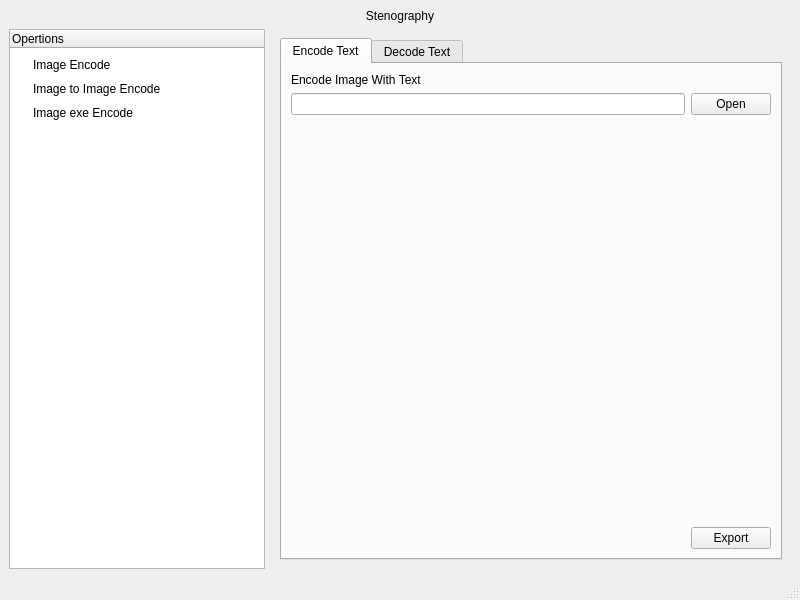
<?xml version="1.0" encoding="UTF-8"?>
<ui version="4.0">
 <class>MainWindow</class>
 <widget class="QMainWindow" name="MainWindow">
  <property name="geometry">
   <rect>
    <x>0</x>
    <y>0</y>
    <width>800</width>
    <height>600</height>
   </rect>
  </property>
  <property name="windowTitle">
   <string>MainWindow</string>
  </property>
  <widget class="QWidget" name="centralwidget">
   <layout class="QGridLayout" name="gridLayout">
    <item row="0" column="0">
     <layout class="QVBoxLayout" name="verticalLayout">
      <item>
       <layout class="QVBoxLayout" name="verticalLayout_2" stretch="0,0">
        <item>
         <widget class="QLabel" name="hedding">
          <property name="layoutDirection">
           <enum>Qt::LeftToRight</enum>
          </property>
          <property name="styleSheet">
           <string notr="true">font: 700 18pt &quot;Ubuntu&quot;;</string>
          </property>
          <property name="text">
           <string>Stenography</string>
          </property>
          <property name="alignment">
           <set>Qt::AlignCenter</set>
          </property>
         </widget>
        </item>
        <item>
         <layout class="QHBoxLayout" name="horizontalLayout" stretch="0,3">
          <item>
           <widget class="QTreeWidget" name="Options">
            <property name="styleSheet">
             <string notr="true">QTreeWidget::item{
	font: 700 15pt &quot;Ubuntu Mono&quot;;
	border-radius:2px;
	padding-top:10px;
	
}
</string>
            </property>
            <column>
             <property name="text">
              <string>Opertions</string>
             </property>
            </column>
            <item>
             <property name="text">
              <string>Image Encode</string>
             </property>
            </item>
            <item>
             <property name="text">
              <string>Image to Image Encode</string>
             </property>
            </item>
            <item>
             <property name="text">
              <string>Image exe Encode</string>
             </property>
            </item>
           </widget>
          </item>
          <item>
           <widget class="QStackedWidget" name="stackedWidget">
            <property name="currentIndex">
             <number>1</number>
            </property>
            <widget class="QWidget" name="page_2">
             <layout class="QGridLayout" name="gridLayout_10">
              <item row="0" column="0">
               <widget class="QTabWidget" name="tabWidget_3">
                <property name="currentIndex">
                 <number>1</number>
                </property>
                <widget class="QWidget" name="widget">
                 <attribute name="title">
                  <string>Image exe Encode</string>
                 </attribute>
                 <layout class="QGridLayout" name="gridLayout_9">
                  <item row="0" column="0">
                   <layout class="QVBoxLayout" name="verticalLayout_12">
                    <item>
                     <layout class="QHBoxLayout" name="horizontalLayout_12">
                      <item>
                       <widget class="QPushButton" name="uploadexe_btn">
                        <property name="text">
                         <string>Upload exe</string>
                        </property>
                       </widget>
                      </item>
                      <item>
                       <widget class="QLineEdit" name="uploadexe_line"/>
                      </item>
                     </layout>
                    </item>
                    <item>
                     <layout class="QHBoxLayout" name="horizontalLayout_11">
                      <item>
                       <widget class="QPushButton" name="uploadimg_btn">
                        <property name="text">
                         <string>Upload Image</string>
                        </property>
                       </widget>
                      </item>
                      <item>
                       <widget class="QLineEdit" name="uploadimage_line"/>
                      </item>
                     </layout>
                    </item>
                    <item>
                     <layout class="QHBoxLayout" name="horizontalLayout_15">
                      <item>
                       <widget class="QPushButton" name="processimgexe">
                        <property name="text">
                         <string>Process</string>
                        </property>
                       </widget>
                      </item>
                      <item>
                       <spacer name="horizontalSpacer_7">
                        <property name="orientation">
                         <enum>Qt::Horizontal</enum>
                        </property>
                        <property name="sizeHint" stdset="0">
                         <size>
                          <width>40</width>
                          <height>20</height>
                         </size>
                        </property>
                       </spacer>
                      </item>
                     </layout>
                    </item>
                   </layout>
                  </item>
                  <item row="1" column="0">
                   <spacer name="verticalSpacer">
                    <property name="orientation">
                     <enum>Qt::Vertical</enum>
                    </property>
                    <property name="sizeHint" stdset="0">
                     <size>
                      <width>20</width>
                      <height>40</height>
                     </size>
                    </property>
                   </spacer>
                  </item>
                 </layout>
                </widget>
                <widget class="QWidget" name="tab_2">
                 <attribute name="title">
                  <string>Image exe Decode</string>
                 </attribute>
                 <layout class="QGridLayout" name="gridLayout_8">
                  <item row="0" column="0">
                   <layout class="QVBoxLayout" name="verticalLayout_6">
                    <item>
                     <layout class="QHBoxLayout" name="horizontalLayout_13">
                      <item>
                       <widget class="QPushButton" name="decodeexe_btn">
                        <property name="text">
                         <string>Decode</string>
                        </property>
                       </widget>
                      </item>
                      <item>
                       <widget class="QLineEdit" name="decodeexex_line"/>
                      </item>
                     </layout>
                    </item>
                    <item>
                     <layout class="QHBoxLayout" name="horizontalLayout_14">
                      <item>
                       <widget class="QPushButton" name="processdecodeexe">
                        <property name="text">
                         <string>Process</string>
                        </property>
                       </widget>
                      </item>
                      <item>
                       <spacer name="horizontalSpacer_8">
                        <property name="orientation">
                         <enum>Qt::Horizontal</enum>
                        </property>
                        <property name="sizeHint" stdset="0">
                         <size>
                          <width>40</width>
                          <height>20</height>
                         </size>
                        </property>
                       </spacer>
                      </item>
                     </layout>
                    </item>
                   </layout>
                  </item>
                  <item row="1" column="0">
                   <spacer name="verticalSpacer_2">
                    <property name="orientation">
                     <enum>Qt::Vertical</enum>
                    </property>
                    <property name="sizeHint" stdset="0">
                     <size>
                      <width>20</width>
                      <height>40</height>
                     </size>
                    </property>
                   </spacer>
                  </item>
                 </layout>
                </widget>
               </widget>
              </item>
             </layout>
            </widget>
            <widget class="QWidget" name="page_0">
             <layout class="QGridLayout" name="gridLayout_2">
              <item row="0" column="0">
               <widget class="QTabWidget" name="tabWidget">
                <property name="currentIndex">
                 <number>0</number>
                </property>
                <widget class="QWidget" name="img_encode">
                 <attribute name="title">
                  <string>Encode Text</string>
                 </attribute>
                 <layout class="QGridLayout" name="gridLayout_3">
                  <item row="0" column="0">
                   <layout class="QVBoxLayout" name="verticalLayout_5">
                    <item>
                     <layout class="QVBoxLayout" name="verticalLayout_3" stretch="0,0,4,1">
                      <item>
                       <widget class="QLabel" name="label">
                        <property name="text">
                         <string>Encode Image With Text</string>
                        </property>
                       </widget>
                      </item>
                      <item>
                       <layout class="QHBoxLayout" name="horizontalLayout_2">
                        <item>
                         <widget class="QLineEdit" name="path_encode_img"/>
                        </item>
                        <item>
                         <widget class="QPushButton" name="open_encode_img">
                          <property name="text">
                           <string>Open</string>
                          </property>
                         </widget>
                        </item>
                       </layout>
                      </item>
                      <item>
                       <layout class="QVBoxLayout" name="verticalLayout_4">
                        <item alignment="Qt::AlignHCenter">
                         <widget class="QLabel" name="img_enode_holder">
                          <property name="minimumSize">
                           <size>
                            <width>350</width>
                            <height>0</height>
                           </size>
                          </property>
                          <property name="maximumSize">
                           <size>
                            <width>400</width>
                            <height>16777215</height>
                           </size>
                          </property>
                          <property name="frameShadow">
                           <enum>QFrame::Raised</enum>
                          </property>
                          <property name="text">
                           <string/>
                          </property>
                          <property name="pixmap">
                           <pixmap>../../../../../../../Pictures/WhatsApp Image 2023-11-03 at 12.21.56 AM.jpeg</pixmap>
                          </property>
                          <property name="scaledContents">
                           <bool>true</bool>
                          </property>
                          <property name="wordWrap">
                           <bool>false</bool>
                          </property>
                         </widget>
                        </item>
                       </layout>
                      </item>
                      <item>
                       <layout class="QHBoxLayout" name="horizontalLayout_3">
                        <property name="bottomMargin">
                         <number>15</number>
                        </property>
                       </layout>
                      </item>
                     </layout>
                    </item>
                    <item>
                     <layout class="QHBoxLayout" name="horizontalLayout_4">
                      <item>
                       <spacer name="horizontalSpacer">
                        <property name="orientation">
                         <enum>Qt::Horizontal</enum>
                        </property>
                        <property name="sizeHint" stdset="0">
                         <size>
                          <width>40</width>
                          <height>20</height>
                         </size>
                        </property>
                       </spacer>
                      </item>
                      <item>
                       <widget class="QPushButton" name="pushButton">
                        <property name="text">
                         <string>Export</string>
                        </property>
                       </widget>
                      </item>
                     </layout>
                    </item>
                   </layout>
                  </item>
                 </layout>
                </widget>
                <widget class="QWidget" name="img_decode">
                 <attribute name="title">
                  <string>Decode Text</string>
                 </attribute>
                 <layout class="QGridLayout" name="gridLayout_4">
                  <item row="0" column="0">
                   <layout class="QVBoxLayout" name="verticalLayout_10">
                    <item>
                     <layout class="QVBoxLayout" name="verticalLayout_7" stretch="0,0,4,1">
                      <item>
                       <widget class="QLabel" name="label_2">
                        <property name="text">
                         <string>Decode Image</string>
                        </property>
                       </widget>
                      </item>
                      <item>
                       <layout class="QHBoxLayout" name="horizontalLayout_5">
                        <item>
                         <widget class="QPushButton" name="img_decode_open">
                          <property name="text">
                           <string>Open</string>
                          </property>
                         </widget>
                        </item>
                        <item>
                         <spacer name="horizontalSpacer_4">
                          <property name="orientation">
                           <enum>Qt::Horizontal</enum>
                          </property>
                          <property name="sizeHint" stdset="0">
                           <size>
                            <width>40</width>
                            <height>20</height>
                           </size>
                          </property>
                         </spacer>
                        </item>
                       </layout>
                      </item>
                      <item>
                       <layout class="QVBoxLayout" name="verticalLayout_8">
                        <item>
                         <widget class="QLabel" name="img_decode_holder">
                          <property name="minimumSize">
                           <size>
                            <width>350</width>
                            <height>0</height>
                           </size>
                          </property>
                          <property name="text">
                           <string/>
                          </property>
                          <property name="scaledContents">
                           <bool>true</bool>
                          </property>
                         </widget>
                        </item>
                       </layout>
                      </item>
                      <item>
                       <layout class="QVBoxLayout" name="verticalLayout_9">
                        <item>
                         <widget class="QTextEdit" name="decode_img_text"/>
                        </item>
                       </layout>
                      </item>
                     </layout>
                    </item>
                   </layout>
                  </item>
                 </layout>
                </widget>
               </widget>
              </item>
             </layout>
            </widget>
            <widget class="QWidget" name="page_1">
             <layout class="QGridLayout" name="gridLayout_6">
              <item row="0" column="0">
               <widget class="QTabWidget" name="tabWidget_2">
                <property name="currentIndex">
                 <number>1</number>
                </property>
                <widget class="QWidget" name="tab_3">
                 <attribute name="title">
                  <string>Encode</string>
                 </attribute>
                 <layout class="QGridLayout" name="gridLayout_5">
                  <item row="0" column="0">
                   <layout class="QVBoxLayout" name="verticalLayout_11" stretch="0,0,2,0">
                    <item>
                     <widget class="QLabel" name="label_4">
                      <property name="text">
                       <string>Hide Image inside Image</string>
                      </property>
                     </widget>
                    </item>
                    <item>
                     <layout class="QHBoxLayout" name="horizontalLayout_9">
                      <item>
                       <widget class="QPushButton" name="primary_img">
                        <property name="text">
                         <string>Primary Image</string>
                        </property>
                       </widget>
                      </item>
                      <item>
                       <spacer name="horizontalSpacer_5">
                        <property name="orientation">
                         <enum>Qt::Horizontal</enum>
                        </property>
                        <property name="sizeType">
                         <enum>QSizePolicy::Minimum</enum>
                        </property>
                        <property name="sizeHint" stdset="0">
                         <size>
                          <width>40</width>
                          <height>20</height>
                         </size>
                        </property>
                       </spacer>
                      </item>
                      <item>
                       <widget class="QPushButton" name="seconday_img">
                        <property name="text">
                         <string>Seconday Image</string>
                        </property>
                       </widget>
                      </item>
                     </layout>
                    </item>
                    <item>
                     <layout class="QHBoxLayout" name="horizontalLayout_6">
                      <property name="spacing">
                       <number>15</number>
                      </property>
                      <property name="topMargin">
                       <number>25</number>
                      </property>
                      <property name="bottomMargin">
                       <number>25</number>
                      </property>
                      <item>
                       <widget class="QLabel" name="img_img_primary">
                        <property name="text">
                         <string>Primary Image</string>
                        </property>
                        <property name="scaledContents">
                         <bool>true</bool>
                        </property>
                        <property name="alignment">
                         <set>Qt::AlignCenter</set>
                        </property>
                       </widget>
                      </item>
                      <item>
                       <widget class="QLabel" name="img_img_secondary">
                        <property name="text">
                         <string>Seconday Image</string>
                        </property>
                        <property name="scaledContents">
                         <bool>true</bool>
                        </property>
                        <property name="alignment">
                         <set>Qt::AlignCenter</set>
                        </property>
                        <property name="wordWrap">
                         <bool>true</bool>
                        </property>
                       </widget>
                      </item>
                     </layout>
                    </item>
                    <item>
                     <layout class="QHBoxLayout" name="horizontalLayout_7">
                      <item>
                       <widget class="QPushButton" name="img_img_export">
                        <property name="text">
                         <string>Export</string>
                        </property>
                       </widget>
                      </item>
                      <item>
                       <spacer name="horizontalSpacer_2">
                        <property name="orientation">
                         <enum>Qt::Horizontal</enum>
                        </property>
                        <property name="sizeHint" stdset="0">
                         <size>
                          <width>40</width>
                          <height>20</height>
                         </size>
                        </property>
                       </spacer>
                      </item>
                     </layout>
                    </item>
                   </layout>
                  </item>
                 </layout>
                </widget>
                <widget class="QWidget" name="tab_4">
                 <attribute name="title">
                  <string>Decode</string>
                 </attribute>
                 <layout class="QGridLayout" name="gridLayout_7">
                  <item row="0" column="0">
                   <layout class="QVBoxLayout" name="verticalLayout_15" stretch="0,0,2,0">
                    <item>
                     <widget class="QLabel" name="label_5">
                      <property name="text">
                       <string>Decode Hiddin Image</string>
                      </property>
                     </widget>
                    </item>
                    <item>
                     <layout class="QHBoxLayout" name="horizontalLayout_10">
                      <item>
                       <widget class="QPushButton" name="open_encode_img_2">
                        <property name="text">
                         <string>Open</string>
                        </property>
                       </widget>
                      </item>
                      <item>
                       <spacer name="horizontalSpacer_6">
                        <property name="orientation">
                         <enum>Qt::Horizontal</enum>
                        </property>
                        <property name="sizeHint" stdset="0">
                         <size>
                          <width>40</width>
                          <height>20</height>
                         </size>
                        </property>
                       </spacer>
                      </item>
                     </layout>
                    </item>
                    <item>
                     <layout class="QVBoxLayout" name="verticalLayout_14">
                      <property name="leftMargin">
                       <number>25</number>
                      </property>
                      <property name="topMargin">
                       <number>25</number>
                      </property>
                      <property name="rightMargin">
                       <number>25</number>
                      </property>
                      <property name="bottomMargin">
                       <number>25</number>
                      </property>
                      <item alignment="Qt::AlignHCenter">
                       <widget class="QLabel" name="img_img_decode">
                        <property name="minimumSize">
                         <size>
                          <width>350</width>
                          <height>0</height>
                         </size>
                        </property>
                        <property name="text">
                         <string>Img_img_decode</string>
                        </property>
                       </widget>
                      </item>
                     </layout>
                    </item>
                    <item>
                     <layout class="QHBoxLayout" name="horizontalLayout_8">
                      <item>
                       <widget class="QPushButton" name="pushButton_2">
                        <property name="text">
                         <string>Export</string>
                        </property>
                       </widget>
                      </item>
                      <item>
                       <spacer name="horizontalSpacer_3">
                        <property name="orientation">
                         <enum>Qt::Horizontal</enum>
                        </property>
                        <property name="sizeHint" stdset="0">
                         <size>
                          <width>40</width>
                          <height>20</height>
                         </size>
                        </property>
                       </spacer>
                      </item>
                     </layout>
                    </item>
                   </layout>
                  </item>
                 </layout>
                </widget>
               </widget>
              </item>
             </layout>
            </widget>
           </widget>
          </item>
         </layout>
        </item>
       </layout>
      </item>
     </layout>
    </item>
   </layout>
  </widget>
  <widget class="QStatusBar" name="statusbar"/>
 </widget>
 <tabstops>
  <tabstop>Options</tabstop>
  <tabstop>tabWidget</tabstop>
  <tabstop>path_encode_img</tabstop>
  <tabstop>pushButton</tabstop>
  <tabstop>img_decode_open</tabstop>
  <tabstop>decode_img_text</tabstop>
  <tabstop>tabWidget_2</tabstop>
  <tabstop>primary_img</tabstop>
  <tabstop>img_img_export</tabstop>
  <tabstop>open_encode_img_2</tabstop>
  <tabstop>pushButton_2</tabstop>
 </tabstops>
 <resources/>
 <connections/>
</ui>
